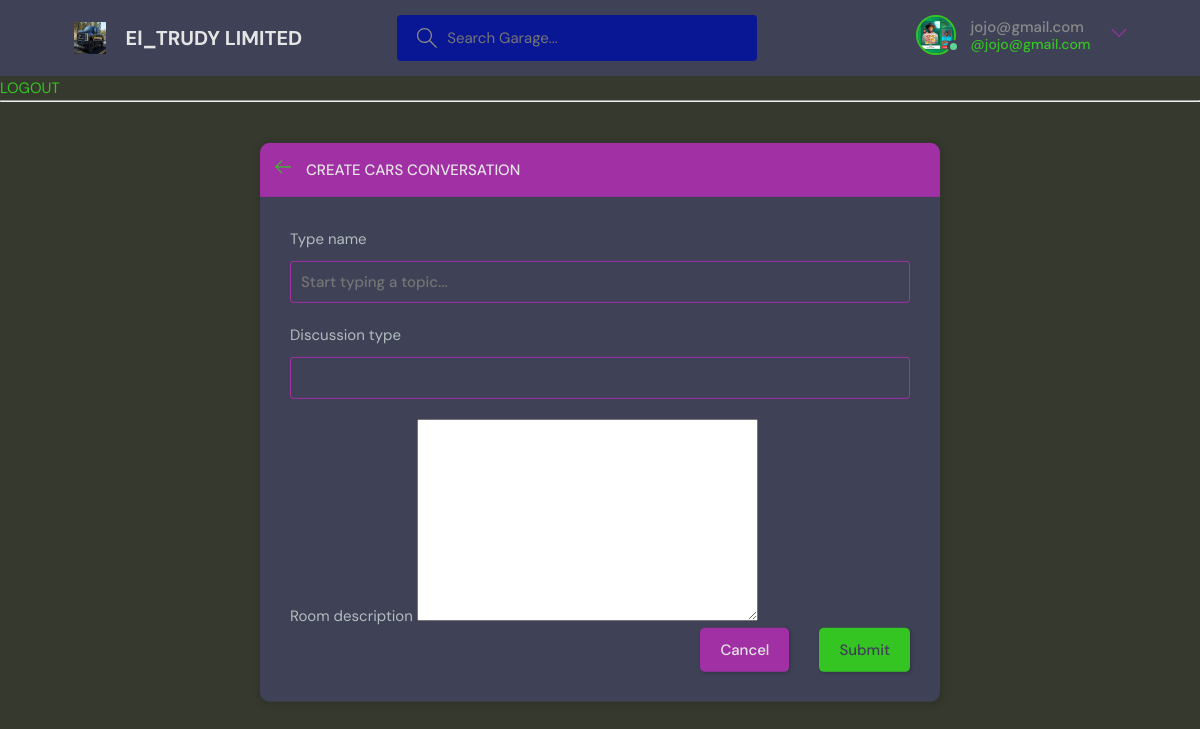
The app's page /create-room/ (signed in) with its own data.
### room/models.py (models this page shows)
class User(AbstractUser):
    name = models.CharField (max_length=200, null =True)
    email = models.EmailField(unique=True)
    bio = models.TextField( null=True)
    avatar = models.ImageField(null=True, default= "avatar.svg")
    USERNAME_FIELD = 'email'
    REQUIRED_FIELDS = []

### room/views.py (the view, shortened to what this page needs)
# urls.py: path('create-room/',views.create_room,name= 'create_room'),
@login_required(login_url= 'login')
def create_room(request):
    form = userform()
    topics = Topic.objects.all()
    return render(request,'room/update_change.html', {"form": form, 'topics': topics})

### room/forms.py
class userform(ModelForm):
    class Meta:
        model = room
        fields = '__all__'
        exclude = ['host', 'paticipants']

### room/models.py (called while the page is built)
    def __str__(self):
        return self.name

### room/templates/room/update_change.html (shortened to what this page needs)
  {% extends "main.html" %}
  {% block content %}
  <main class="create-room layout">
    <div class="container">
      <div class="layout__box">
        <div class="layout__boxHeader">
          <div class="layout__boxTitle">
            <a href="{% url 'home' %}">
              <svg version="1.1" xmlns="http://www.w3.org/2000/svg" width="32" height="32" viewBox="0 0 32 32">
                <title>arrow-left</title>
                <path
                  d="M13.723 2.286l-13.723 13.714 13.719 13.714 1.616-1.611-10.96-10.96h27.625v-2.286h-27.625l10.965-10.965-1.616-1.607z">
                </path>
              </svg>
            </a>
            <h3>Create Cars Conversation</h3>
          </div>
        </div>
        <div class="layout__body">
          <form class="form" action="" method = "POST">
            <div class="form__group">
              <label for="room_topic">Type name</label>
              <input
                required
                type="text"
                name="topic"
                id="room_topic"
                list="topics-list"
                placeholder="Start typing a topic..."
              />
            </div>
            <div class="form__group">
              <label for="room_name">Discussion type</label>
              {{form.name}}
            </div>
            <div   class="form__description">
              <label for="room_name">Room description</label>
              {{form.description}}
            </div>
            <div class="form__action">
              <a href="{% url 'home'%}" class="btn btn--dark" href="index.html">Cancel</a>
              <button class="btn btn--main" type="submit">Submit</button>
            </div>
          </form>
        </div>
      </div>
    </div>
  </main>
{% endblock %}

### templates/navbar.html (shortened to what this page needs)
{% load static %}
<header class="header header--loggedIn">
    <div class="container">
      <a href="{% url 'home'%}" class="header__logo">
        <img src="{% static 'images/icons/ford.jpeg'%}" />
        <h1>El_TRUDY LIMITED</h1>
      </a>
      <form class="header__search" method = 'GET' action = "{% url 'home'%}">
        <label>
          <input name="q" placeholder="Search Garage..." />
        </label>
      </form>
      <nav class="header__menu">
        {% if request.user.is_authenticated %}
        <div class="header__user">
          <a href="{% url 'edit_user'%}">
            <div class="avatar avatar--medium active">
              <img src="{{request.user.avatar.url}}" />
            </div>
            <p>{{request.user}} <span>@{{request.user}}</span></p>
          </a>
          <button class="dropdown-button">
            <svg version="1.1" xmlns="http://www.w3.org/2000/svg" width="32" height="32" viewBox="0 0 32 32">
              <title>chevron-down</title>
              <path d="M16 21l-13-13h-3l16 16 16-16h-3l-13 13z"></path>
            </svg>
          </button>
        </div>
        {% else %}
         <a href="{% url 'login' %}">
          <img src="{% static 'images/avatar.svg' %}" />
          <p>Login</p>
        </a>
        {% endif %}
      </nav>
    </div>
  </header>
{% if request.user.is_authenticated %}
<a href="{% url 'logout' %}">LOGOUT</a>
{%else%}
<a href="{% url 'login'%}">LOGIN</a>
{% endif %}
<hr>

### records on screen
User: user.avatar (picture), user "jojo@gmail.com"
